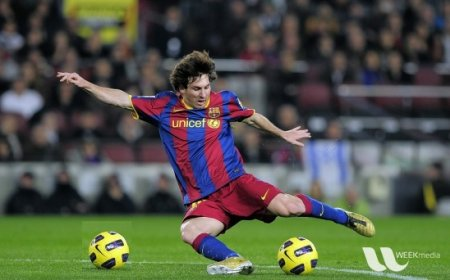
#> input picture mosaic/data/roi.jpg, 450 x 280 px, found by its file name
$ python services.py
#> lines starting #> are read from the running program, lines starting #| are printed output that depends on the picture
import copy
from io import BytesIO
import numpy as np
import requests
from PIL import Image
import matplotlib.pyplot as plt
from const.crawler import HEADERS
import cv2 as cv
from const.path import HAAR, CTX


def ImageToNumberArray(url):
    # URL = "https://upload.wikimedia.org/wikipedia/ko/2/24/Lenna.png"
#> called with url = 'https://docs.opencv.org/4.x/roi.jpg'
    res = requests.get(url, headers=HEADERS)
    image = Image.open(BytesIO(res.content))
#> image is the input picture: PIL image 450x280 RGB; mean R, G, B 82.3, 85.8, 72.3
    return np.array(image)
def Canny(param):
    return cv.Canny(np.array(param), 50, 51)
# [54 lines left out: functions Hough, Haar, mosaic, mosaics, not called in this run]

def GaussianBlur(src, sigmax, sigmay):
    # 가로 커널과 세로 커널 행렬을 생성
    i = np.arange(-4 * sigmax, 4 * sigmax + 1)
    j = np.arange(-4 * sigmay, 4 * sigmay + 1)
    # 가우시안 계산
    mask = np.exp(-(i ** 2 / (2 * sigmax ** 2))) / (np.sqrt(2 * np.pi) * sigmax)
    maskT = np.exp(-(j ** 2 / (2 * sigmay ** 2))) / (np.sqrt(2 * np.pi) * sigmay)
    mask = mask[:, np.newaxis]
    maskT = maskT[:, np.newaxis].T
    return filter2D(filter2D(src, mask), maskT)  # 두번 필터링


def Canny2(src, lowThreshold,highThreshold):
    Kx = np.array([[-1, 0, 1], [-2, 0, 2], [-1, 0, 1]])  # x축 소벨 행렬로 미분
    Ky = np.array([[1, 2, 1], [0, 0, 0], [-1, -2, -1]])  # y축 소벨 행렬로 미분
    Ix = filter2D(src, Kx)
    Iy = filter2D(src, Ky)
    G = np.hypot(Ix, Iy)  # 피타고라스 빗변 구하기
    img = G / G.max() * 255  # 엣지를 그레이스케일로 표현
    D = np.arctan2(Iy, Ix)  # 아크탄젠트 이용해서 그래디언트를 구함

    M, N = img.shape
    Z = np.zeros((M, N), dtype=np.int32)  # 이미지 크기만큼의 행렬을 생성
    angle = D * 180. / np.pi  # 라디안을 degree로 변환(정확하지 않음)
    angle[angle < 0] += 180  # 음수일 때 180을 더함

    for i in range(1, M - 1):
        for j in range(1, N - 1):
            try:
                q = 255
                r = 255

                # angle 0
                if (0 <= angle[i, j] < 22.5) or (157.5 <= angle[i, j] <= 180):
                    q = img[i, j + 1]
                    r = img[i, j - 1]
                # angle 45
                elif (22.5 <= angle[i, j] < 67.5):
                    q = img[i + 1, j - 1]
                    r = img[i - 1, j + 1]
                # angle 90
                elif (67.5 <= angle[i, j] < 112.5):
                    q = img[i + 1, j]
                    r = img[i - 1, j]
                # angle 135
                elif (112.5 <= angle[i, j] < 157.5):
                    q = img[i - 1, j - 1]
                    r = img[i + 1, j + 1]

                if (img[i, j] >= q) and (img[i, j] >= r):  # 주변 픽셀(q, r)보다 크면 img 행렬의 값을 그대로 사용
                    Z[i, j] = img[i, j]
                else:  # 그렇지 않을 경우 0을 사용
                    Z[i, j] = 0

            except IndexError as e:  # 인덱싱 예외 발생 시 pass
                pass

    M, N = img.shape
    res = np.zeros((M, N), dtype=np.int32)

    weak = np.int32(25)  # 약한 에지
    strong = np.int32(255)  # 강한 에지

    # 이중 임곗값 비교

    # 최대 임곗값보다 큰 원소의 인덱스를 저장
    strong_i, strong_j = np.where(img >= highThreshold)
    # 최소 임곗값보다 작은 원소의 인덱스를 저장
    zeros_i, zeros_j = np.where(img < lowThreshold)

    # 최소 임곗값과 최대 임곗값 사이에 있는 원소의 인덱스를 저장
    weak_i, weak_j = np.where((img <= highThreshold) & (img >= lowThreshold))

    # 각각 강한 에지와 약한 에지의 값으로 저장
    res[strong_i, strong_j] = strong
    res[weak_i, weak_j] = weak

    for i in range(1, M - 1):
        for j in range(1, N - 1):
            if (img[i, j] == weak):
                try:
                    if ((img[i + 1, j - 1] == strong) or (img[i + 1, j] == strong) or (img[i + 1, j + 1] == strong)
                            or (img[i, j - 1] == strong) or (img[i, j + 1] == strong)
                            or (img[i - 1, j - 1] == strong) or (img[i - 1, j] == strong) or (
                                    img[i - 1, j + 1] == strong)):  # 강한 에지와 연결 되어있을 때
                        img[i, j] = strong  # 연결되어 있는 에지 또한 강한 에지가 됨
                    else:  # 연결되어 있지 않을 때
                        img[i, j] = 0  # 에지가 없는 0으로 설정
                except IndexError as e:
                    pass
    return img

def filter2D(src, kernel, delta=0):
    # 가장자리 픽셀을 (커널의 길이 // 2) 만큼 늘리고 새로운 행렬에 저장
    halfX = kernel.shape[0] // 2
    halfY = kernel.shape[1] // 2
    cornerPixel = np.zeros((src.shape[0] + halfX * 2, src.shape[1] + halfY * 2), dtype=np.uint8)

    # (커널의 길이 // 2) 만큼 가장자리에서 안쪽(여기서는 1만큼 안쪽)에 있는 픽셀들의 값을 입력 이미지의 값으로 바꾸어 가장자리에 0을 추가한 효과를 봄
    cornerPixel[halfX:cornerPixel.shape[0] - halfX, halfY:cornerPixel.shape[1] - halfY] = src

    dst = np.zeros((src.shape[0], src.shape[1]), dtype=np.float64)

    for y in np.arange(src.shape[1]):
        for x in np.arange(src.shape[0]):
            # 필터링 연산
            dst[x, y] = (kernel * cornerPixel[x: x + kernel.shape[0], y: y + kernel.shape[1]]).sum() + delta
    return dst


'''
def gray_scale(img):
    dst = img[:, :, 0] * 0.114 + img[:, :, 1] * 0.587 + img[:, :, 2] * 0.229  # GRAYSCALE 변환 공식
    return dst
'''
if __name__ == '__main__':
    URL = "https://docs.opencv.org/4.x/roi.jpg"
    arr = ImageToNumberArray(URL)
    img = (lambda x: x[:, :, 0] * 0.114 + x[:, :, 1] * 0.587 + x[:, :, 2] * 0.229)(arr)
    img = Canny2(GaussianBlur(img, 1, 1), 50, 150)
#> in filter2D, `cornerPixel[halfX:cornerPixel.shape[0] - halfX, halfY:cornerPixel.shap..`:
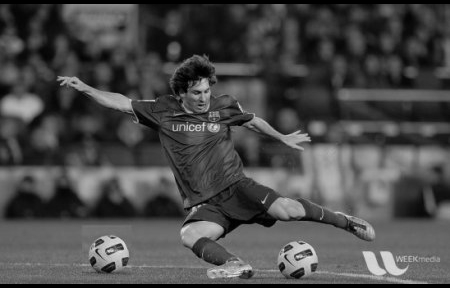
#> cornerPixel: shape (288, 450); min 0, max 227, mean 73.7
#> call 2 of filter2D, with kernel = array of shape (1, 9), delta = 0
#> in filter2D (call 2), `halfX = kernel.shape[0] // 2`: halfX = 0
#> in filter2D (call 2), `cornerPixel[halfX:cornerPixel.shape[0] - halfX, halfY:cornerPixel.shap..`:
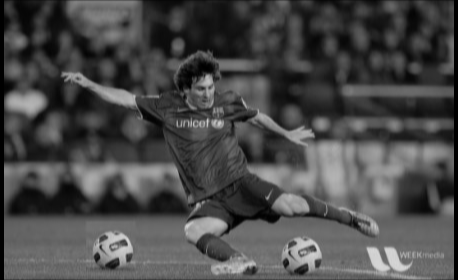
#> cornerPixel: shape (280, 458); min 0, max 214, mean 73.8
#> in Canny2, `Kx = np.array([[-1, 0, 1], [-2, 0, 2], [-1, 0, 1]])`: Kx = [[-1, 0, 1], [-2, 0, 2], [-1, 0, 1]]
#> call 3 of filter2D, with kernel = array of shape (3, 3), delta = 0
#> after the loop in filter2D (call 3), `for y in np.arange(src.shape[1]):`:
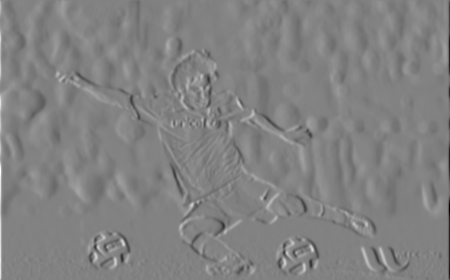
#> dst: shape (280, 450) float64; min -528, max 507, mean 0; drawn with min black and max white
#> call 4 of filter2D, with kernel = array of shape (3, 3), delta = 0
#> after the loop in filter2D (call 4), `for y in np.arange(src.shape[1]):`:
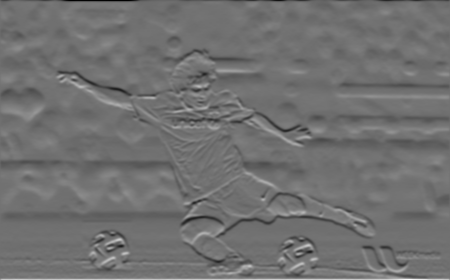
#> dst: shape (280, 450) float64; min -490, max 614, mean -0.5; drawn with min black and max white
#> in Canny2, `D = np.arctan2(Iy, Ix)`:
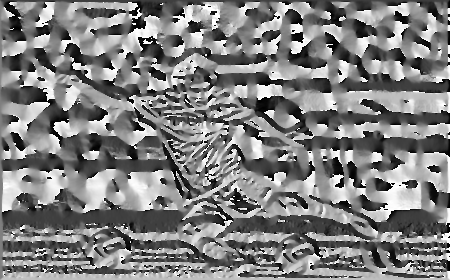
#> D: shape (280, 450) float64; min -3.14, max 3.14, mean 0.0208; drawn with min black and max white
#> in Canny2, `angle[angle < 0] += 180`:
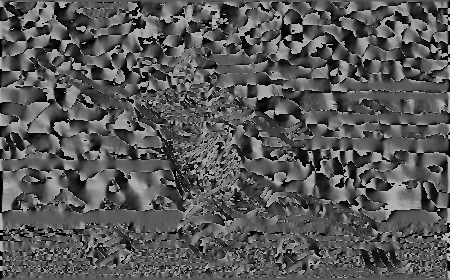
#> angle: shape (280, 450) float64; min 0, max 180, mean 88.1
#> after the loop in Canny2, `for i in range(1, M - 1):`:
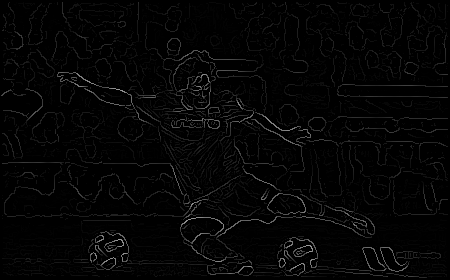
#> Z: shape (280, 450) int32; min 0, max 161, mean 5
#> in Canny2, `strong_i, strong_j = np.where(img >= highThreshold)`: strong_i = 659 values from 0 to 279; strong_j = 659 values, max 449 at index 78, min 0 at index 111, mean 232.9
#> in Canny2, `weak_i, weak_j = np.where((img <= highThreshold) & (img >= lowThreshol..`: weak_i = 8304 values from 0 to 279; weak_j = 8304 values, max 449 at index 215, min 0 at index 0, mean 222.8
    plt.imshow((lambda x: Image.fromarray(x))(img))
    plt.show()
'''
    img = Canny(img)
    GaussianBlur.get(img, 1, 1)
    CannyModel()
'''

$ run again, with mosaic/data/cat.jpg copied over mosaic/data/roi.jpg
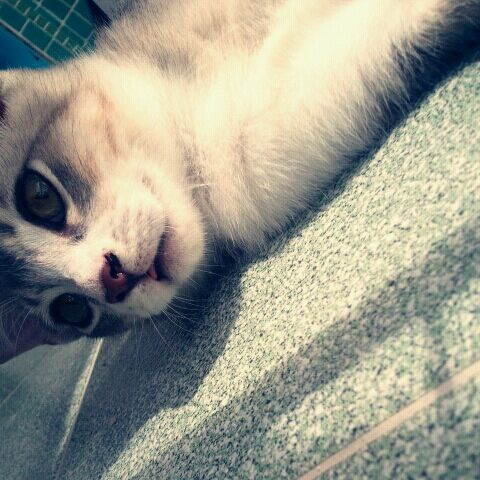
#> input picture mosaic/data/cat.jpg, 480 x 480 px, found by its file name
#> in ImageToNumberArray, image is the input picture: PIL image 480x480 RGB; mean R, G, B 154, 154, 140.2
#> halfX = 0
#> in filter2D (call 2), `cornerPixel[halfX:cornerPixel.shape[0] - halfX, halfY:cornerPixel.shap..`:
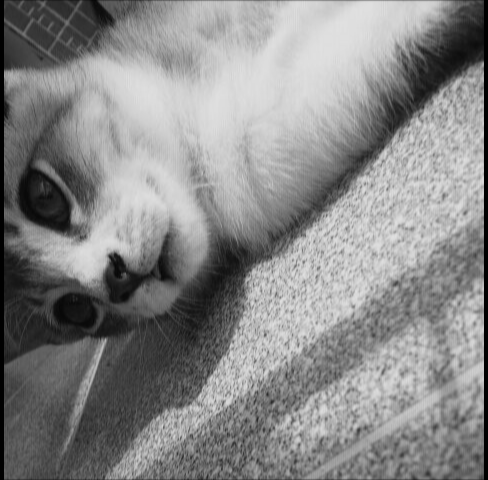
#> cornerPixel: shape (480, 488); min 0, max 225, mean 136.6
#> Kx = [[-1, 0, 1], [-2, 0, 2], [-1, 0, 1]]
#> cornerPixel: shape (482, 482)
#> after the loop in Canny2, `for i in range(1, M - 1):`:
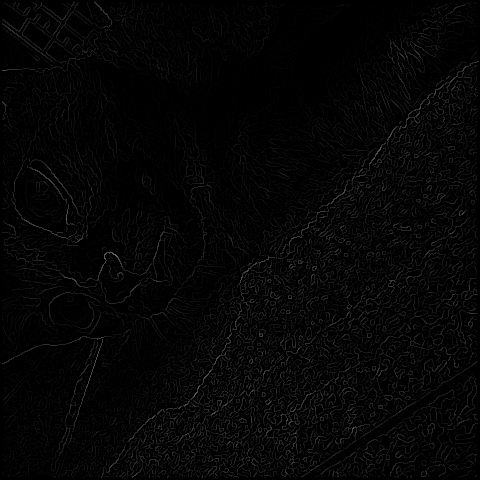
#> Z: shape (480, 480) int32; min 0, max 108, mean 4.8
#> strong_i = 703 values from 0 to 479; strong_j = 703 values, max 479 at index 301, min 0 at index 308, mean 373
#> weak_i = 3777 values from 0 to 479; weak_j = 3777 values, max 479 at index 167, min 0 at index 0, mean 231

$ run again, with mosaic/data/girl_side_face.jpg copied over mosaic/data/roi.jpg
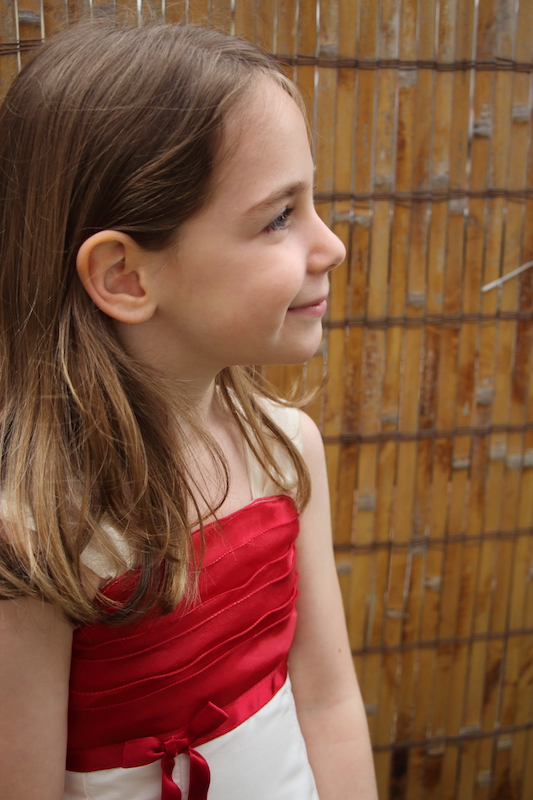
#> input picture mosaic/data/girl_side_face.jpg, 533 x 800 px, found by its file name
#> in ImageToNumberArray, image is the input picture: PIL image 533x800 RGB; mean R, G, B 129.4, 86.2, 63
#> halfX = 0
#> in filter2D (call 2), `cornerPixel[halfX:cornerPixel.shape[0] - halfX, halfY:cornerPixel.shap..`:
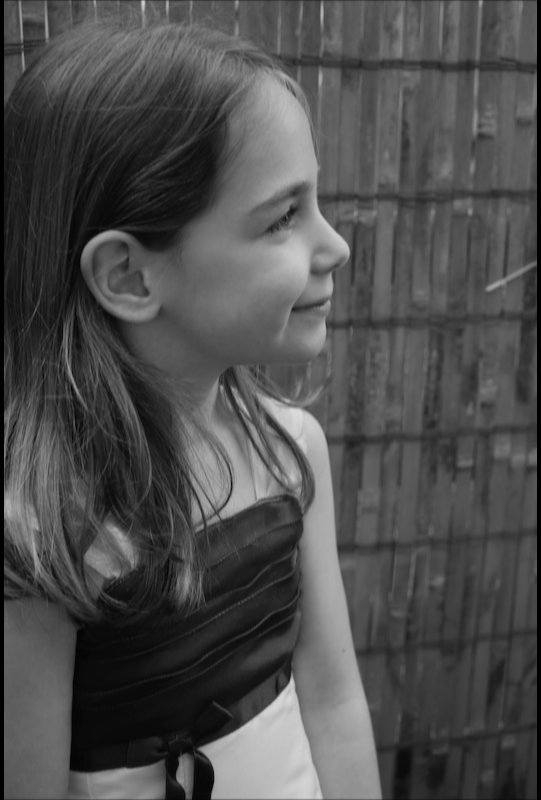
#> cornerPixel: shape (800, 541); min 0, max 220, mean 77.5
#> Kx = [[-1, 0, 1], [-2, 0, 2], [-1, 0, 1]]
#> cornerPixel: shape (802, 535)
#> after the loop in Canny2, `for i in range(1, M - 1):`:
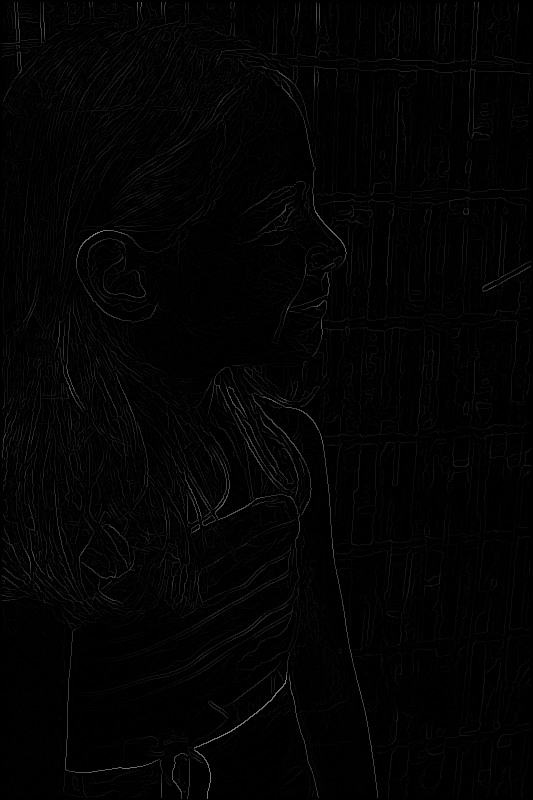
#> Z: shape (800, 533) int32; min 0, max 131, mean 2.8
#> strong_i = 281 values from 0 to 799; strong_j = 281 values, max 478 at index 19, min 0 at index 20, mean 218.4
#> weak_i = 7579 values from 0 to 799; weak_j = 7579 values, max 532 at index 512, min 0 at index 0, mean 247.6
